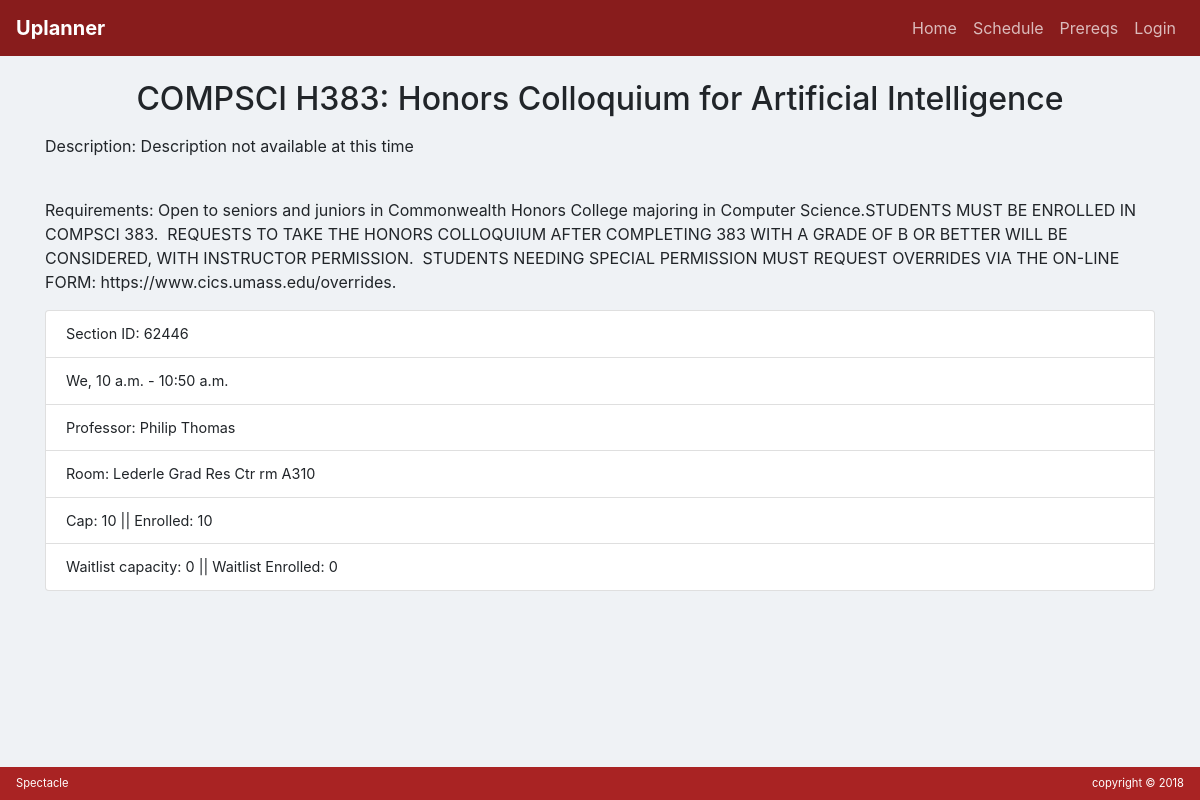
The page /uplanner/prereqs/course/126 on the database its author committed.
### schedule/models.py (models this page shows, shortened)
class Course(models.Model):
    title = models.CharField(max_length=200, help_text="Enter the descriptive course title")
    dept = models.ForeignKey(Department, on_delete=models.CASCADE, help_text="Enter the course's department")
    number = models.CharField(max_length=6, help_text="Enter the course's title number (220 in COMPSCI 220)")
    description = models.TextField(max_length=1000, help_text="Enter the course description")
    reqs = models.TextField(max_length=1000, blank=True, default="", help_text="Enter the course requirements")
    credits = models.CharField(max_length=3, help_text="Enter # of credits")
    honors = models.BooleanField("Enter whether this class is an honors course")
    CAREERS = (
        ('u', 'Undergraduate'),
        ('g', 'Graduate'),
        ('c', 'Non-Credit'),
        ('d', 'Non-Degree'),
    )
    career = models.CharField(max_length=1, choices=CAREERS, blank=True, default='u', help_text='The course career')
    SESSIONS = (
        ('un', 'University'),
        ('uc', 'University Eligible/CPE'),
        ('ud', 'University Non-standard Dates'),
        ('c1', 'CPE Summer Session 1'),
        ('c2', 'CPE Summer Session 2'),
        ('c3', 'CPE Summer Session 3'),
    )
    session = models.CharField(max_length=2, choices=SESSIONS, blank=True, default='u', help_text='The course career')
    gened = models.ManyToManyField(Gened, blank=True, help_text='Enter any gened categories this course satisfies')
    start_date = models.DateField(help_text='Enter the starting date of the course')
    end_date = models.DateField(help_text='Enter the ending date of the course')

class Department(models.Model):
    name = models.CharField(max_length=200, blank=True, unique=True, help_text="Enter a department name")
    code = models.CharField(max_length=12, help_text="Enter the department abbreviation")

class Section(models.Model):
    uid = models.UUIDField(primary_key=True, default=uuid.uuid4, editable=False)
    sid = models.IntegerField(default=0, help_text="The 5 digit spire course number") #default=0 for custom events
    days = models.CharField(max_length=10, help_text="Days the course is taught")
    mon = models.BooleanField(blank=True, default=False)
    tue = models.BooleanField(blank=True, default=False)
    wed = models.BooleanField(blank=True, default=False)
    thu = models.BooleanField(blank=True, default=False)
    fri = models.BooleanField(blank=True, default=False)
    start = models.TimeField(help_text='The starting time of the class')
    ending = models.TimeField(help_text='The ending time of the class')
    term = models.ForeignKey(Term, on_delete=models.CASCADE, default=1)
    professor = models.CharField(max_length=200)
    room = models.CharField(max_length=200)
    open = models.BooleanField("Enter whether this class is currently open", default=True)
    cap = models.IntegerField(help_text='The class maximum capacity')
    enrolled = models.IntegerField(help_text='The current number of students enrolled')
    wcap = models.IntegerField(help_text='The maximum size of the waitlist')
    wenrolled = models.IntegerField(help_text='The current size of the waitlist')
    clss = models.ForeignKey(Course, blank=True, null=True, on_delete=models.CASCADE, help_text='The corresponding generic class for this section')
    COMPONENTS = (
        ('LEC', 'Lecture'),
        ('DIS', 'Discussion'),
        ('LAB', 'Laboratory'),
        ('COL', 'Colloquium'),
        ('DST', 'Dissertation / Thesis'),
        ('IND', 'Individualized Study'),
        ('PRA', 'Practicum'),
        ('SEM', 'Seminar'),
        ('STS', 'Studio / Skills'),
        ('CUS', 'Custom'),
    )
    component = models.CharField(max_length=3, choices=COMPONENTS)
    objects = SectionManager()

### schedule/views.py (the view)
# urls.py: path('prereqs/course/<int:pk>', views.CourseDetailView.as_view(), name='course_detail'),
class CourseDetailView(generic.DetailView):
    model = Course
    def get_context_data(self, **kwargs):
        context = super(CourseDetailView, self).get_context_data(**kwargs) # get the default context data
        context['sections'] = Section.objects.filter(clss=context['course']) # add extra field to the context
        return context

### schedule/templates/schedule/course_detail.html
{% extends "base_generic.html" %} {% block content %}
<br>
<div class="container-fluid">
  <h2 class="text-center">
    <p>{{course.dept.code}} {{course.number}}: {{course.title}}</p>
  </h2>
  <div class="container">
    <p>Description: {{course.description}}</p>
    <br>
    <p>Requirements: {{course.reqs}}</p>
    {% for section in sections %}
    <ul class="list-group">
      <li class="list-group-item">Section ID: {{section.sid}}</li>
      <li class="list-group-item">{{section.days}}, {{section.start}} - {{section.ending}}</li>
      <li class="list-group-item">Professor: {{section.professor}}</li>
      <li class="list-group-item">Room: {{section.room}}</li>
      <li class="list-group-item">Cap: {{section.cap}} || Enrolled: {{section.enrolled}}</li>
      <li class="list-group-item">Waitlist capacity: {{section.wcap}} || Waitlist Enrolled: {{section.wenrolled}}</li>
    </ul>
    <br> {% endfor %}
  </div>
</div>
{% endblock %}

### schedule/static/css/styles.css (style rules this page uses)
body { margin-bottom: 35px; background-color: #eff2f5; }
.list-group-item { font-size: .9rem; }

### rows shown on the page
Course: dept.code "COMPSCI", number "H383", title "Honors Colloquium for Artificial Intelligence", description "Description not available at this time", reqs "Open to seniors and juniors in Commonwealth Honors College majoring in Computer Science.STUDENTS MUST BE ENROLLED IN COMPSCI 383. REQUESTS TO TAKE THE HONORS COLLOQUIUM AFTER COMPLETING 383 WITH A GRADE OF B OR BETTER WILL BE CONSIDERED, WITH INSTRUCTOR PERMISSION. STUDENTS NEEDING SPECIAL PERMISSION MUST REQUEST OVERRIDES VIA THE ON-LINE FORM: https://www.cics.umass.edu/overrides."
Section: sid "62446", days "We", start "10 a.m.", ending "10:50 a.m.", professor "Philip Thomas", room "Lederle Grad Res Ctr rm A310", cap "10", enrolled "10", wcap "0", wenrolled "0"
